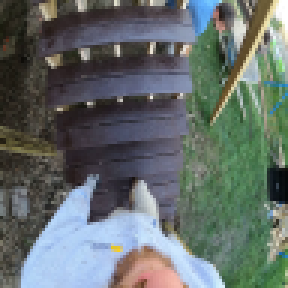
#> input picture data_set/ego4d_images/f178b211-e532-47ef-8b2b-28a7fa4c8e0f/f178_103.png, 96 x 96 px (shown 3 times larger); its folder holds only this picture in this run
$ jupyter execute feature_extractor.ipynb   (shell and % lines are left out)
#> lines starting #> are read from the running program, lines starting #| are printed output that depends on the picture
# This is the code for feature extraction, matching and pose estimation using OpenCV

[cell 1]
# !pip3 uninstall opencv-python

# ORB Feature Extractor

[cell 2]
import cv2
import matplotlib.pyplot as plt

def main():
    # Load the image
    image_path = "data_set/ego4d_images/0473ae1a-a1bf-486b-97a1-30a395bad8dc/0473_0.png"  # specify your image path here
    img = cv2.imread(image_path)

    if img is None:
        print("Error: Image not found")
        return

    # Convert to grayscale as ORB works with grayscale images
    gray_img = cv2.cvtColor(img, cv2.COLOR_BGR2GRAY)

    # Initialize ORB object
    orb = cv2.ORB_create()

    # Check if ORB is available in your version of OpenCV
    if orb is None:
        print("ORB not available in this OpenCV version.")
        return

    # Find keypoints and descriptors with ORB
    keypoints, descriptors = orb.detectAndCompute(gray_img, None)

    # Draw keypoints on the original image (output image will be in color)
    # img_with_keypoints = cv2.drawKeypoints(img, keypoints, None, (255,0,0), 4)

    for keypoint in keypoints:
        img = cv2.circle(img, (int(keypoint.pt[0]), int(keypoint.pt[1])), radius=1, color=(0, 0, 255), thickness=-1)

    # Display the image with detected keypoints
    # plt.imshow(cv2.cvtColor(img_with_keypoints, cv2.COLOR_BGR2RGB))
    plt.imshow(cv2.cvtColor(img, cv2.COLOR_BGR2RGB))
    plt.title('ORB Keypoints')
    plt.show()

if __name__ == "__main__":
    main()

# SIFT Feature Extractor

[cell 3]
import cv2
import matplotlib.pyplot as plt

def main():
    # Load the image
    image_path = "data_set/ego4d_images/0473ae1a-a1bf-486b-97a1-30a395bad8dc/0473_0.png"  # specify your image path here
    img = cv2.imread(image_path)

    if img is None:
        print("Error: Image not found")
        return

    # Convert to grayscale (SIFT works with grayscale images)
    gray_img = cv2.cvtColor(img, cv2.COLOR_BGR2GRAY)

    # Initialize SIFT object
    sift = cv2.SIFT_create()

    # Find keypoints and descriptors with SIFT
    keypoints, descriptors = sift.detectAndCompute(gray_img, None)

    # Draw keypoints on the original image (output image will be in color)
    # img_with_keypoints = cv2.drawKeypoints(img, keypoints, None, (255,0,0), 4)

    # Draw red dots on each keypoint location
    for keypoint in keypoints:
        img = cv2.circle(img, (int(keypoint.pt[0]), int(keypoint.pt[1])), radius=1, color=(0, 0, 255), thickness=-1)


    # Display the image with detected keypoints
    # plt.imshow(cv2.cvtColor(img_with_keypoints, cv2.COLOR_BGR2RGB))
    plt.imshow(cv2.cvtColor(img, cv2.COLOR_BGR2RGB))
    plt.title('SIFT Keypoints')
    plt.show()

if __name__ == "__main__":
    main()

[cell 4]
import cv2
import matplotlib.pyplot as plt
import os

# [24 lines left out: function process_image, not called in this run]

def main():
    base_folder = "data_set/ego4d_images/0473ae1a-a1bf-486b-97a1-30a395bad8dc"
    file_prefix = "0473_"
    file_extension = ".png"

    # Loop through the first 6 images
    for i in range(6):
        image_filename = f"{file_prefix}{i}{file_extension}"
        image_path = os.path.join(base_folder, image_filename)

        if os.path.exists(image_path):
            process_image(image_path)
        else:
            print(f"File does not exist: {image_path}")

if __name__ == "__main__":
    main()

# Feature matching between the adjectent images:

[cell 5]
import cv2
import matplotlib.pyplot as plt
import os

# [25 lines left out: function feature_match, not called in this run]

def main():
    base_folder = "data_set/ego4d_images/0473ae1a-a1bf-486b-97a1-30a395bad8dc"
    file_prefix = "0473_"
    file_extension = ".png"

    images = []

    # Load the first 6 images
    for i in range(6):
        image_filename = f"{file_prefix}{i}{file_extension}"
        image_path = os.path.join(base_folder, image_filename)

        if os.path.exists(image_path):
            img = cv2.imread(image_path)
            if img is not None:
                images.append(img)
            else:
                print(f"Error loading image: {image_path}")
        else:
            print(f"File does not exist: {image_path}")

    # Perform feature matching between sequential images
    for i in range(len(images) - 1):
        img_matches = feature_match(images[i], images[i + 1])

        # Show the matches
        plt.imshow(cv2.cvtColor(img_matches, cv2.COLOR_BGR2RGB))
        plt.title(f'Feature Matches between Image {i} and Image {i+1}')
        plt.show()

if __name__ == "__main__":
    main()

# Modifed to extract and match more features:

[cell 6]
import cv2
import matplotlib.pyplot as plt
import os

# [33 lines left out: function feature_match, not called in this run]

def main():
    base_folder = "data_set/ego4d_images/0473ae1a-a1bf-486b-97a1-30a395bad8dc"
    file_prefix = "0473_"
    file_extension = ".png"

    images = []

    # Load the first 6 images
    for i in range(6):
        image_filename = f"{file_prefix}{i}{file_extension}"
        image_path = os.path.join(base_folder, image_filename)

        if os.path.exists(image_path):
            img = cv2.imread(image_path)
            if img is not None:
                images.append(img)
            else:
                print(f"Error loading image: {image_path}")
        else:
            print(f"File does not exist: {image_path}")

    # Perform feature matching between sequential images
    for i in range(len(images) - 1):
        img_matches = feature_match(images[i], images[i + 1])

        # Show the matches
        plt.imshow(cv2.cvtColor(img_matches, cv2.COLOR_BGR2RGB))
        plt.title(f'Feature Matches between Image {i} and Image {i+1}')
        plt.show()

if __name__ == "__main__":
    main()

# Camera Intrinstic Matrix Calibration Process

[cell 7]
# [43 lines of commented-out code are left out]

# Below is an assumed camera intrinstic matrix for easier process:

[cell 8]
import math

# Image dimensions
width = 1920
height = 1080

# Assume a moderate horizontal field of view
fov_degrees = 60
fov_radians = math.radians(fov_degrees)

# Estimate the focal length based on the assumed FOV
f = (width / 2) / math.tan(fov_radians / 2)

# Construct the intrinsic camera matrix
K = [[f, 0, width / 2],
     [0, f, height / 2],
     [0, 0, 1]]

print("Estimated intrinsic camera matrix: ")
print(K)

[cell 9]
import cv2
import numpy as np
import os

# [40 lines of commented-out code are left out]


# [25 lines left out: function estimate_motion, not called in this run]

# Below is the code used to sort out the images filenames

[cell 10]
import os
import re

def numerical_sort_key(filename):
    # Extract the number from the filename using regex
    numbers = re.findall(r'\d+', filename)
    # The key is a tuple of integers found in the filename
    return tuple(int(num) for num in numbers)

[cell 11]
# Define the intrinsic matrix values
f = 1.0  # Focal length
width = 1.0  # Image width
height = 1.0  # Image height
K = np.array([[f, 0, width / 2],
            [0, f, height / 2],
            [0, 0, 1]], dtype=float)

# Define the path to your image folder
folder_path = "data_set/ego4d_images/f178b211-e532-47ef-8b2b-28a7fa4c8e0f"

# Get list of files in directory
images = os.listdir(folder_path)

# Sort the filenames using the defined key
images = sorted(images, key=numerical_sort_key)

if len(images) < 2:
    print("Not enough images to estimate motion")
    # return

# Initialize SIFT detector
sift = cv2.SIFT_create()

# Variables for trajectory
trajectory = [np.array([0, 0, 0], dtype=np.float64)]  # Ensure it's a float array
current_pos = np.array([0, 0, 0], dtype=np.float64)   # Ensure it's a float array
current_rot = np.eye(3, dtype=np.float64)             # Ensure it's a float array


# Load the first image and find its keypoints and descriptors
first_image_path = os.path.join(folder_path, images[0])  # get the first image
old_image = cv2.imread(first_image_path, cv2.IMREAD_GRAYSCALE)
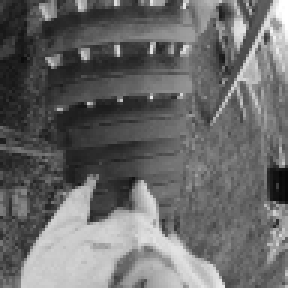
#> old_image: shape (96, 96) (shown 3 times larger); min 7, max 255, mean 105.4

if old_image is None:
    print(f"Error loading image {images[0]}")
    # return

old_keypoints, old_descriptors = sift.detectAndCompute(old_image, None)
#> old_keypoints = 99 keypoints; strongest (x, y, size): (28, 18, 2.4), (17, 20, 2.7), (32, 71, 4.3), (61, 16, 1.9)

for i in range(1, len(images)):
    # Load the next image
    new_image_path = os.path.join(folder_path, images[i])
    new_image = cv2.imread(new_image_path, cv2.IMREAD_GRAYSCALE)

    if new_image is None:
        print(f"Error loading image {images[i]}")
        continue

    # Compute keypoints and descriptors
    new_keypoints, new_descriptors = sift.detectAndCompute(new_image, None)

    # Matcher
    bf = cv2.BFMatcher()
    matches = bf.knnMatch(old_descriptors, new_descriptors, k=2)

    # Apply ratio test
    good = []
    for m, n in matches:
        if m.distance < 0.75 * n.distance:
            good.append(m)

    if len(good) > 10:
        # Estimate motion
        R, t = estimate_motion((old_keypoints, new_keypoints, good), K)

        # Update current position and orientation
        current_pos += current_rot.dot(t.ravel()) * 0.1  # scale translation by elapsed time
        current_rot = R.dot(current_rot)

        # Add the current position to the trajectory
        trajectory.append(current_pos.copy())

    else:
        print(f"Not enough good matches between {images[i-1]} and {images[i]}")

    # Current becomes old
    old_image, old_keypoints, old_descriptors = new_image, new_keypoints, new_descriptors

# Plotting
trajectory = np.array(trajectory)
fig = plt.figure()
ax = fig.add_subplot(111, projection='3d')
ax.plot(trajectory[:, 0], trajectory[:, 1], trajectory[:, 2], 'o-')

ax.set_xlabel('X')
ax.set_ylabel('Y')
ax.set_zlabel('Z')
plt.title('3D Trajectory of Ego Motion')
plt.show()
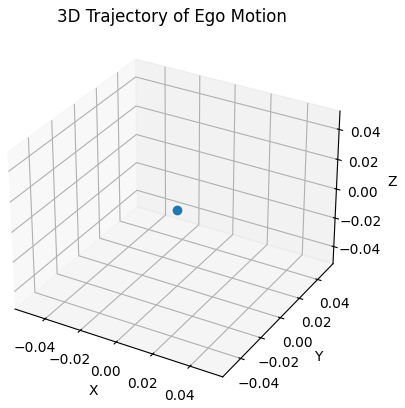
#> figure drawn by matplotlib, 1 panel
